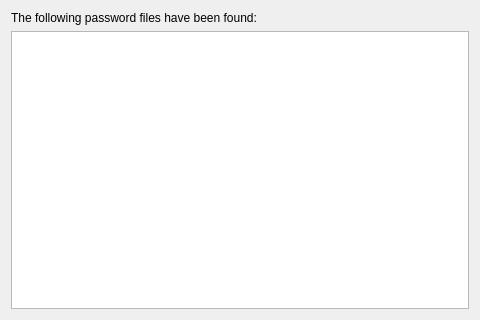
<?xml version="1.0" encoding="UTF-8"?>
<ui version="4.0">
 <class>Pass::ConfigWidget</class>
 <widget class="QWidget" name="Pass::ConfigWidget">
  <property name="geometry">
   <rect>
    <x>0</x>
    <y>0</y>
    <width>480</width>
    <height>320</height>
   </rect>
  </property>
  <layout class="QVBoxLayout">
   <item>
    <widget class="QLabel" name="label">
     <property name="text">
      <string>The following password files have been found:</string>
     </property>
    </widget>
   </item>
   <item>
    <widget class="QTreeView" name="treeView"/>
   </item>
  </layout>
 </widget>
 <resources/>
 <connections/>
</ui>
